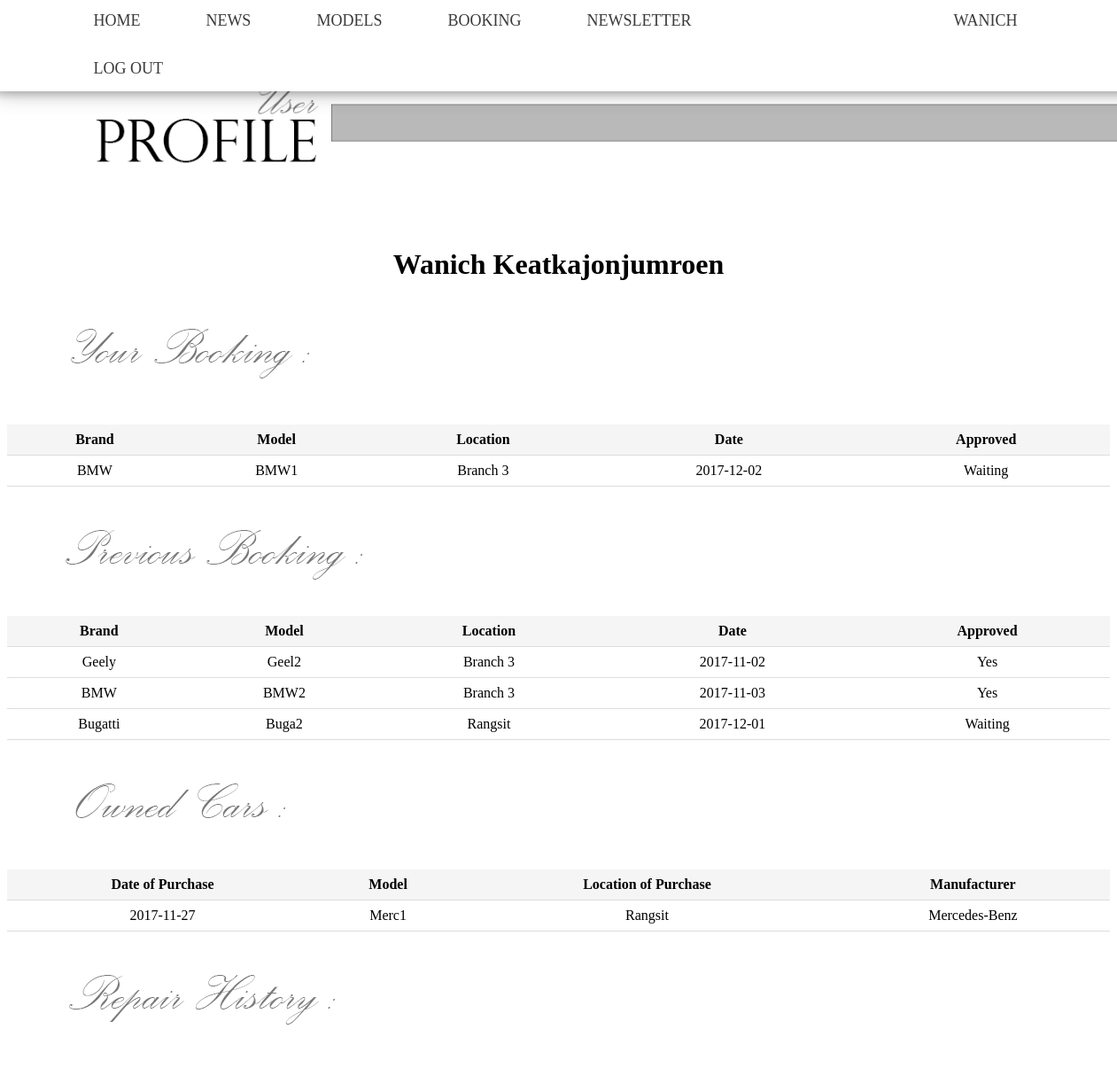
The app's page /user.php (signed in) with its own data.
### tables this page shows
CREATE TABLE `customer` (
  `customerID` int(11) NOT NULL,
  `fName` varchar(30) NOT NULL,
  `lName` varchar(30) NOT NULL,
  `username` varchar(30) NOT NULL,
  `email` varchar(50) NOT NULL,
  `joinDate` datetime NOT NULL,
  `password` varchar(20) NOT NULL,
  `disabled` tinyint(1) NOT NULL
);

CREATE TABLE `booking` (
  `bookingID` int(11) NOT NULL,
  `customerID` int(11) NOT NULL,
  `branchID` int(11) NOT NULL,
  `approved` int(1) NOT NULL DEFAULT '0',
  `productID` int(11) NOT NULL,
  `date` date NOT NULL
);

CREATE TABLE `brands` (
  `brandID` int(11) NOT NULL,
  `brandName` varchar(40) NOT NULL,
  `logoURL` varchar(400) NOT NULL
);

CREATE TABLE `product` (
  `productID` int(11) NOT NULL,
  `price` int(11) NOT NULL,
  `name` varchar(50) NOT NULL,
  `manufacturer` int(11) NOT NULL,
  `description` varchar(300) NOT NULL,
  `length` int(11) NOT NULL,
  `width` int(11) NOT NULL,
  `height` int(11) NOT NULL,
  `maxSpeed` int(11) NOT NULL,
  `acceleration` int(11) NOT NULL,
  `imageNum` int(11) NOT NULL DEFAULT '1',
  `disabled` int(11) NOT NULL DEFAULT '0'
);

CREATE TABLE `branch` (
  `branchID` int(11) NOT NULL,
  `name` varchar(20) NOT NULL,
  `location` varchar(200) NOT NULL
);

CREATE TABLE `sales` (
  `salesID` int(11) NOT NULL,
  `productID` int(11) NOT NULL,
  `date` date NOT NULL,
  `customerID` int(11) NOT NULL,
  `branchID` int(11) NOT NULL
);

### user.php (the view, shortened to what this page needs)
<html>
<link rel="stylesheet" href="user.css"/>
  <head>
  </head>
  <header>
<?php
require_once('menu.php');
?>
    <body>
      <img class="head" style="margin: 5% -5% 5% 0%;" src="User-Head.png"><br>
<?php
  $q = 'SELECT fName,lName FROM customer where customerID = '.$_SESSION['ID'];
  $results = $mysqli -> query($q);
  $user = $results ->fetch_array();
 ?>
      <center>
      <h1 style="margin: 5% 0% 0% 0%;"><?php echo $user['fName']." ".$user['lName']?></h1>
      </center>
      <img src="your booking.png"><br>
      <table>
        <tr>
          <th>Brand</th>
          <th>Model</th>
          <th>Location</th>
          <th>Date</th>
          <th>Approved</th>
        </tr>
        <?php
        $q ='SELECT booking.approved, brandName,
        branch.name as branchName,booking.date, product.name as prodName
        from booking,customer,branch,product,brands
        WHERE customer.customerID = booking.customerID
        AND booking.branchID = branch.branchID AND product.productID = booking.productID
        and brands.brandID = product.manufacturer and customer.customerID = '.$_SESSION['ID'];
        $result = $mysqli->query($q.' and date >= CURDATE()');
        while($row = $result->fetch_array()){
          echo '<tr>';
          echo '<td>'.$row['brandName'].'</td>';
          echo '<td>'.$row['prodName'].'</td>';
          echo '<td>'.$row['branchName'].'</td>';
          echo '<td>'.$row['date'].'</td>';
          echo '<td>';
          if($row['approved'] == 0){
            echo 'Waiting';
          }elseif($row['approved'] == 1){
            echo 'No';
          }else{
            echo 'Yes';
          }
          echo '</td>';
          echo '</tr>';
        }
        ?>
      </table>
      <img style="margin: 0% 0% 0% 3%;" src="prebook.png"><br>
      <table>
        <tr>
          <th>Brand</th>
          <th>Model</th>
          <th>Location</th>
          <th>Date</th>
          <th>Approved</th>
        </tr>
        <?php
        $result = $mysqli->query($q.' and date < CURDATE()');
        while($row = $result->fetch_array()){
          echo '<tr>';
          echo '<td>'.$row['brandName'].'</td>';
          echo '<td>'.$row['prodName'].'</td>';
          echo '<td>'.$row['branchName'].'</td>';
          echo '<td>'.$row['date'].'</td>';
          echo '<td>';
          if($row['approved'] == 0){
            echo 'Waiting';
          }elseif($row['approved'] == 1){
            echo 'No';
          }else{
            echo 'Yes';
          }
          echo '</td>';
          echo '</tr>';
        }
        ?>
      </table>
      <img style="margin: 0% 0% 0% 0%;" src="ownedcars.png"><br>
      <table>
        <tr>
          <th>Date of Purchase</th>
          <th>Model</th>
          <th>Location of Purchase</th>
          <th>Manufacturer</th>
        </tr>
      <?php   $q ='SELECT branch.name as branchName, product.name as prodName, sales.date,brandName
        from sales,branch,product,brands
        WHERE sales.branchID = branch.branchID AND product.productID = sales.productID and product.manufacturer = brands.brandID';
        $result = $mysqli->query($q);
        while($row = $result->fetch_array()){
          echo '<tr>';
          echo '<td>'.$row['date'].'</td>';
          echo '<td>'.$row['prodName'].'</td>';
          echo '<td>'.$row['branchName'].'</td>';
          echo '<td>'.$row['brandName'].'</td>';
          echo '</tr>';
        }
       ?>
    </table>
    <img style="margin: 0% 0% 0% 2%;" src="repaired.png"><br>
    </body>
</html>

### user.css (style rules this page uses)
body { font-weight: 300; }
header { background: White; }
header::after { content: ''; display: table; clear: both; }
.head { float: right; margin-bottom: 5%; width: 100%; height: auto; }
table { border-collapse: collapse; width: 100%; }
th, td { padding: 8px; text-align: center; border-bottom: 1px solid #ddd; }
th { background-color: #f5f5f5; }

### records on screen
customer: fName "Wanich", lName "Keatkajonjumroen"
booking: brands.brandName "BMW", productID.name "BMW1", branchID.name "Branch 3", date "2017-12-02", approved "Waiting"
booking: brands.brandName "Geely", productID.name "Geel2", branchID.name "Branch 3", date "2017-11-02", approved "Yes"
booking: brands.brandName "BMW", productID.name "BMW2", branchID.name "Branch 3", date "2017-11-03", approved "Yes"
booking: brands.brandName "Bugatti", productID.name "Buga2", branchID.name "Rangsit", date "2017-12-01", approved "Waiting"
sales: date "2017-11-27", productID.name "Merc1", branchID.name "Rangsit", brands.brandName "Mercedes-Benz"

### other values on screen
$_SESSION["user"] "WANICH"
